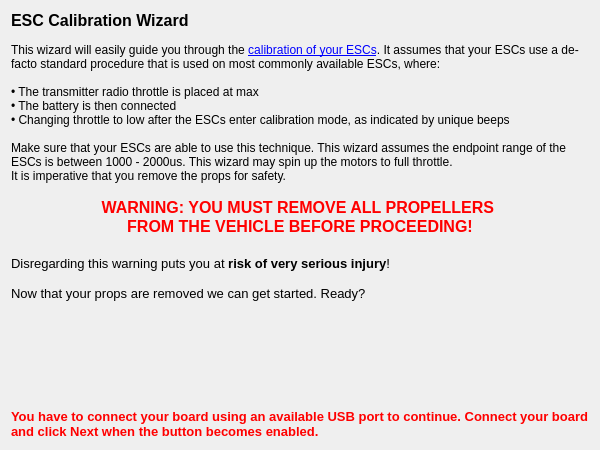
<?xml version="1.0" encoding="UTF-8"?>
<ui version="4.0">
 <class>ESCStartPage</class>
 <widget class="QWizardPage" name="ESCStartPage">
  <property name="geometry">
   <rect>
    <x>0</x>
    <y>0</y>
    <width>600</width>
    <height>450</height>
   </rect>
  </property>
  <property name="windowTitle">
   <string>WizardPage</string>
  </property>
  <layout class="QVBoxLayout" name="verticalLayout">
   <item>
    <widget class="QLabel" name="label_2">
     <property name="sizePolicy">
      <sizepolicy hsizetype="Expanding" vsizetype="Expanding">
       <horstretch>0</horstretch>
       <verstretch>0</verstretch>
      </sizepolicy>
     </property>
     <property name="text">
      <string>&lt;!DOCTYPE HTML PUBLIC &quot;-//W3C//DTD HTML 4.0//EN&quot; &quot;http://www.w3.org/TR/REC-html40/strict.dtd&quot;&gt;
&lt;html&gt;&lt;head&gt;&lt;meta name=&quot;qrichtext&quot; content=&quot;1&quot; /&gt;&lt;style type=&quot;text/css&quot;&gt;
p, li { white-space: pre-wrap; }
&lt;/style&gt;&lt;/head&gt;&lt;body style=&quot; font-family:'MS Shell Dlg 2'; font-size:8pt; font-weight:400; font-style:normal;&quot;&gt;
&lt;p style=&quot; margin-top:0px; margin-bottom:0px; margin-left:0px; margin-right:0px; -qt-block-indent:0; text-indent:0px;&quot;&gt;&lt;span style=&quot; font-size:12pt; font-weight:600;&quot;&gt;ESC Calibration Wizard&lt;/span&gt;&lt;/p&gt;
&lt;p style=&quot;-qt-paragraph-type:empty; margin-top:0px; margin-bottom:0px; margin-left:0px; margin-right:0px; -qt-block-indent:0; text-indent:0px;&quot;&gt;&lt;br /&gt;&lt;/p&gt;
&lt;p style=&quot; margin-top:0px; margin-bottom:0px; margin-left:0px; margin-right:0px; -qt-block-indent:0; text-indent:0px;&quot;&gt;&lt;span style=&quot; font-size:9pt;&quot;&gt;This wizard will easily guide you through the &lt;/span&gt;&lt;a href=&quot;http://wiki.openpilot.org/x/HIEu#TurboPWMESC's-CalibratingESC's&quot;&gt;&lt;span style=&quot; font-size:9pt; text-decoration: underline; color:#0000ff;&quot;&gt;calibration of your ESCs&lt;/span&gt;&lt;/a&gt;&lt;span style=&quot; font-size:9pt;&quot;&gt;. It assumes that your ESCs use a de-facto standard procedure that is used on most commonly available ESCs, where:&lt;/span&gt;&lt;/p&gt;
&lt;p style=&quot;-qt-paragraph-type:empty; margin-top:0px; margin-bottom:0px; margin-left:0px; margin-right:0px; -qt-block-indent:0; text-indent:0px; font-size:9pt;&quot;&gt;&lt;br /&gt;&lt;/p&gt;
&lt;p style=&quot; margin-top:0px; margin-bottom:0px; margin-left:0px; margin-right:0px; -qt-block-indent:0; text-indent:0px;&quot;&gt;&lt;span style=&quot; font-size:9pt;&quot;&gt;• The transmitter radio throttle is placed at max&lt;/span&gt;&lt;/p&gt;
&lt;p style=&quot; margin-top:0px; margin-bottom:0px; margin-left:0px; margin-right:0px; -qt-block-indent:0; text-indent:0px;&quot;&gt;&lt;span style=&quot; font-size:9pt;&quot;&gt;• The battery is then connected&lt;/span&gt;&lt;/p&gt;
&lt;p style=&quot; margin-top:0px; margin-bottom:0px; margin-left:0px; margin-right:0px; -qt-block-indent:0; text-indent:0px;&quot;&gt;&lt;span style=&quot; font-size:9pt;&quot;&gt;• Changing throttle to low after the ESCs enter calibration mode, as indicated by unique beeps&lt;/span&gt;&lt;/p&gt;
&lt;p style=&quot;-qt-paragraph-type:empty; margin-top:0px; margin-bottom:0px; margin-left:0px; margin-right:0px; -qt-block-indent:0; text-indent:0px; font-size:9pt;&quot;&gt;&lt;br /&gt;&lt;/p&gt;
&lt;p style=&quot; margin-top:0px; margin-bottom:0px; margin-left:0px; margin-right:0px; -qt-block-indent:0; text-indent:0px;&quot;&gt;&lt;span style=&quot; font-size:9pt;&quot;&gt;Make sure that your ESCs are able to use this technique. This wizard assumes the endpoint range of the ESCs is between 1000 - 2000us. This wizard may spin up the motors to full throttle. &lt;/span&gt;&lt;/p&gt;
&lt;p style=&quot; margin-top:0px; margin-bottom:0px; margin-left:0px; margin-right:0px; -qt-block-indent:0; text-indent:0px;&quot;&gt;&lt;span style=&quot; font-size:9pt;&quot;&gt;It is imperative that you remove the props for safety. &lt;/span&gt;&lt;/p&gt;
&lt;p style=&quot;-qt-paragraph-type:empty; margin-top:0px; margin-bottom:0px; margin-left:0px; margin-right:0px; -qt-block-indent:0; text-indent:0px; font-size:10pt;&quot;&gt;&lt;br /&gt;&lt;/p&gt;
&lt;p align=&quot;center&quot; style=&quot; margin-top:0px; margin-bottom:0px; margin-left:0px; margin-right:0px; -qt-block-indent:0; text-indent:0px;&quot;&gt;&lt;span style=&quot; font-size:12pt; font-weight:600; color:#ff0000;&quot;&gt;WARNING: YOU MUST REMOVE ALL PROPELLERS &lt;/span&gt;&lt;/p&gt;
&lt;p align=&quot;center&quot; style=&quot; margin-top:0px; margin-bottom:0px; margin-left:0px; margin-right:0px; -qt-block-indent:0; text-indent:0px;&quot;&gt;&lt;span style=&quot; font-size:12pt; font-weight:600; color:#ff0000;&quot;&gt;FROM THE VEHICLE BEFORE PROCEEDING!&lt;/span&gt;&lt;/p&gt;
&lt;p style=&quot;-qt-paragraph-type:empty; margin-top:0px; margin-bottom:0px; margin-left:0px; margin-right:0px; -qt-block-indent:0; text-indent:0px; font-family:'Lucida Grande'; font-size:13pt;&quot;&gt;&lt;br /&gt;&lt;/p&gt;
&lt;p style=&quot; margin-top:0px; margin-bottom:0px; margin-left:0px; margin-right:0px; -qt-block-indent:0; text-indent:0px;&quot;&gt;&lt;span style=&quot; font-size:10pt;&quot;&gt;Disregarding this warning puts you at&lt;/span&gt;&lt;span style=&quot; font-size:10pt; font-weight:600; color:#000000;&quot;&gt; risk of very serious injury&lt;/span&gt;&lt;span style=&quot; font-size:10pt;&quot;&gt;!&lt;/span&gt;&lt;/p&gt;
&lt;p style=&quot;-qt-paragraph-type:empty; margin-top:0px; margin-bottom:0px; margin-left:0px; margin-right:0px; -qt-block-indent:0; text-indent:0px; font-size:10pt;&quot;&gt;&lt;br /&gt;&lt;/p&gt;
&lt;p style=&quot; margin-top:0px; margin-bottom:0px; margin-left:0px; margin-right:0px; -qt-block-indent:0; text-indent:0px;&quot;&gt;&lt;span style=&quot; font-size:10pt;&quot;&gt;Now that your props are removed we can get started. Ready?&lt;/span&gt;&lt;/p&gt;&lt;/body&gt;&lt;/html&gt;</string>
     </property>
     <property name="alignment">
      <set>Qt::AlignLeading|Qt::AlignLeft|Qt::AlignTop</set>
     </property>
     <property name="wordWrap">
      <bool>true</bool>
     </property>
     <property name="openExternalLinks">
      <bool>true</bool>
     </property>
    </widget>
   </item>
   <item>
    <widget class="QLabel" name="connectLabel">
     <property name="font">
      <font>
       <pointsize>10</pointsize>
       <weight>75</weight>
       <bold>true</bold>
      </font>
     </property>
     <property name="text">
      <string>&lt;html&gt;&lt;head/&gt;&lt;body&gt;&lt;p&gt;&lt;span style=&quot; color:#ff0000;&quot;&gt;You have to connect your board using an available USB port to continue. Connect your board and click Next when the button becomes enabled.&lt;/span&gt;&lt;/p&gt;&lt;/body&gt;&lt;/html&gt;</string>
     </property>
     <property name="wordWrap">
      <bool>true</bool>
     </property>
     <property name="margin">
      <number>10</number>
     </property>
    </widget>
   </item>
  </layout>
 </widget>
 <resources/>
 <connections/>
</ui>
